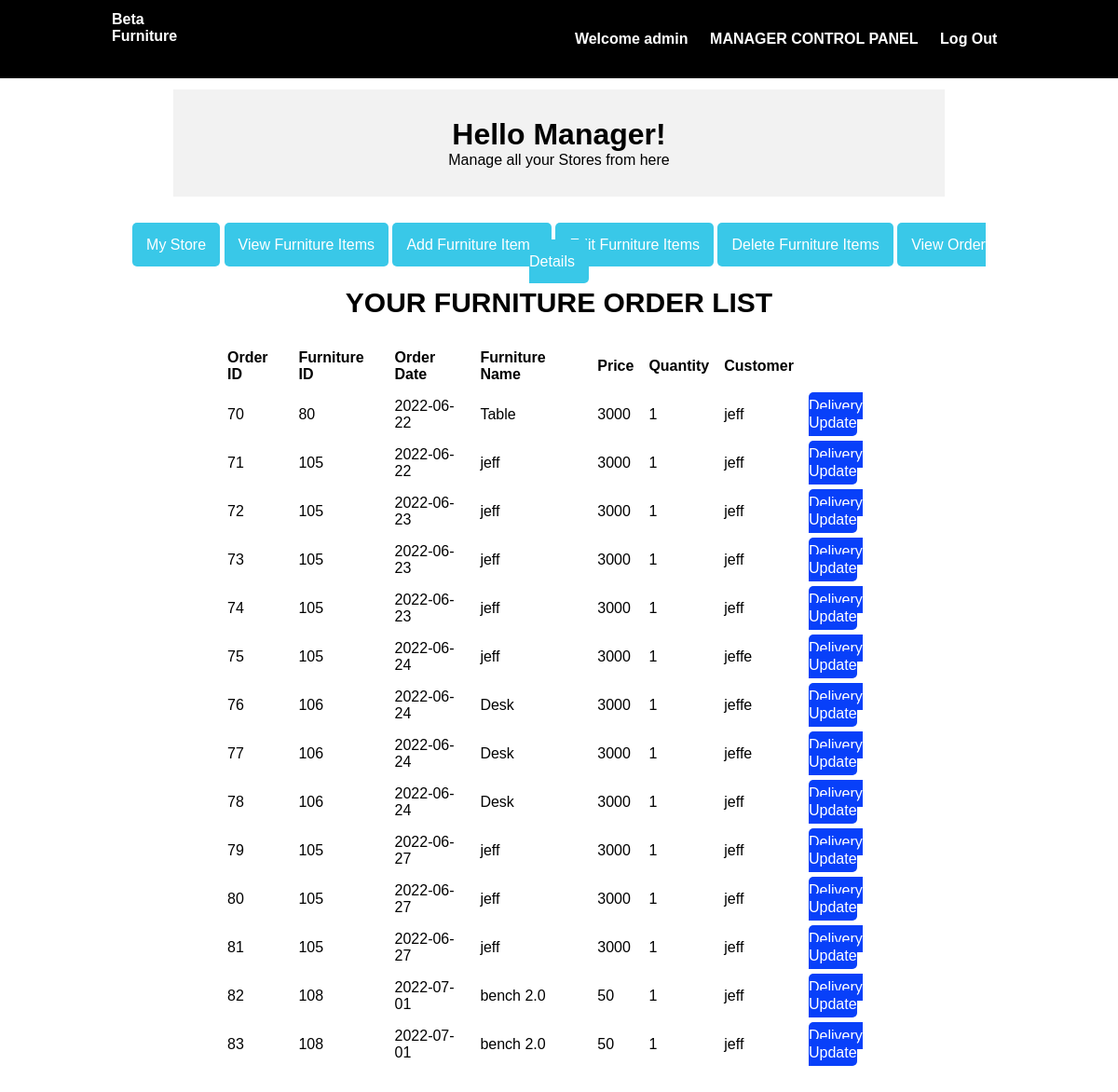
/view_order_details.php (signed in), run on the app's committed database.
### tables this page shows
CREATE TABLE `orders` (
  `order_ID` int(30) NOT NULL,
  `F_ID` int(30) NOT NULL,
  `status` varchar(100) NOT NULL,
  `name` varchar(30) NOT NULL,
  `price` int(30) NOT NULL,
  `quantity` int(30) NOT NULL,
  `order_date` date NOT NULL,
  `username` varchar(30) NOT NULL,
  `R_ID` int(30) NOT NULL
);

### view_order_details.php (the view, shortened to what this page needs)
<?php
include('session_m.php');
include 'nav.php';
?>
<div class="container">
    <div class="jumbotron">
     <h1>Hello Manager! </h1>
     <p>Manage all your Stores from here</p>
    </div>
    </div>
<div class="container">
    <div class="container">
    </div>
    	<div class="col-xs-3" style="text-align: center;">
      <div class="list-group">
    		<a href="mystore.php" class="list-group-item active  btn-info ">My Store</a>
    		<a href="view_furniture_items.php" class="list-group-item   btn-info ">View Furniture Items</a>
    		<a href="add_furniture_items.php" class="list-group-item   btn-info ">Add Furniture Items</a>
    		<a href="edit_furniture_items.php" class="list-group-item   btn-info ">Edit Furniture Items</a>
    		<a href="delete_furniture_items.php" class="list-group-item   btn-info ">Delete Furniture Items</a>
        <a href="view_order_details.php" class="list-group-item btn-info ">View Order Details</a>
    	</div>
    </div>
    <div class="col-xs-9">
      <div class="form-area" style="padding: 0px 100px 100px 100px;">
        <form action="" method="POST">
        <br style="clear: both">
          <h3 style="margin-bottom: 25px; text-align: center; font-size: 30px;"> YOUR FURNITURE ORDER LIST </h3>
<?php
$user_check=$_SESSION['login_user1'];
$sql = "SELECT * FROM orders o WHERE o.R_ID IN (SELECT r.R_ID FROM stores r WHERE r.M_ID='$user_check') ORDER BY order_date";
$result = mysqli_query($conn, $sql);
if (mysqli_num_rows($result) > 0)
{
  ?>
  <table class="table  table-striped">
    <thead class="thead-dark">
      <tr>
        <th>  </th>
        <th> Order ID </th>
        <th> Furniture ID </th>
        <th> Order Date </th>
        <th> Furniture Name </th>
        <th> Price </th>
        <th> Quantity </th>
        <th> Customer </th>
      </tr>
    </thead>
    <?PHP
      while($row = mysqli_fetch_assoc($result)){
    ?>
  <tbody>
    <tr>
      <td> <span class="glyphicon glyphicon-menu-right"></span> </td>
      <td><?php echo $row["order_ID"]; ?></td>
      <td ><?php echo $row["F_ID"]; ?></td>
      <td class="ms-auto"><?php echo $row["order_date"]; ?></td>
      <td><?php echo $row["name"]; ?></td>
      <td><?php echo $row["price"]; ?></td>
      <td><?php echo $row["quantity"]; ?></td>
      <td><?php echo $row["username"]; ?></td>
      <td><a href="delivery_status.php?update=<?php echo $row["order_ID"];?>"<button class="btn btn-primary" style="padding: 6px 0   ;">Delivery Update</button></a></td>
    </tr>
  </tbody>
  <?php } ?>
  </table>
    <br>
  <?php } else { ?>
  <h4><center>0 RESULTS</center> </h4>
  <?php } ?>
        </form>
        </div>
    </div>
</div>
<br>
<br>
<br>
<br>
  </body>
</html>

### css/styles.css (style rules this page uses)
* { margin: 0 0; padding: 0 0; font-family: Arial, Helvetica, sans-serif; }
.container { width: 80%; margin: 0 auto; padding: 1%; }
a { color: #ffffff; text-decoration: none; }
.btn { padding: 1%; border: none; font-size: 1rem; border-radius: 5px; }
.btn-primary { padding: 15px; background-color: #0840f9; color: white; cursor: pointer; }
.btn-info { padding: 15px; padding: 15px; background-color: #39c8e8; color: white; cursor: pointer; border-radius: 5px; }
h3 { font-size: 1.5rem; }
table { border-collapse: collapse; width: 100%; }
th, td { text-align: left; padding: 8px; }
.jumbotron { background-color:#f2f2f2; text-align: center; width: 80%; margin: auto; padding: 30px; }
@media only screen and (min-width:658px) { .btn-info { font-size: medium; width: 100%; margin: auto; } }
@media only screen and (min-width:658px) { .list-group { width: 100%; margin: auto; padding: 0; display: inline-block; } }

### data on the page
orders: order_ID "70", F_ID "80", order_date "2022-06-22", name "Table", price "3000", quantity "1", username "jeff"
orders: order_ID "71", F_ID "105", order_date "2022-06-22", name "jeff", price "3000", quantity "1", username "jeff"
orders: order_ID "72", F_ID "105", order_date "2022-06-23", name "jeff", price "3000", quantity "1", username "jeff"
orders: order_ID "73", F_ID "105", order_date "2022-06-23", name "jeff", price "3000", quantity "1", username "jeff"
orders: order_ID "74", F_ID "105", order_date "2022-06-23", name "jeff", price "3000", quantity "1", username "jeff"
orders: order_ID "75", F_ID "105", order_date "2022-06-24", name "jeff", price "3000", quantity "1", username "jeffe"
orders: order_ID "76", F_ID "106", order_date "2022-06-24", name "Desk", price "3000", quantity "1", username "jeffe"
orders: order_ID "77", F_ID "106", order_date "2022-06-24", name "Desk", price "3000", quantity "1", username "jeffe"
orders: order_ID "78", F_ID "106", order_date "2022-06-24", name "Desk", price "3000", quantity "1", username "jeff"
orders: order_ID "79", F_ID "105", order_date "2022-06-27", name "jeff", price "3000", quantity "1", username "jeff"
orders: order_ID "80", F_ID "105", order_date "2022-06-27", name "jeff", price "3000", quantity "1", username "jeff"
orders: order_ID "81", F_ID "105", order_date "2022-06-27", name "jeff", price "3000", quantity "1", username "jeff"
orders: order_ID "82", F_ID "108", order_date "2022-07-01", name "bench 2.0", price "50", quantity "1", username "jeff"
orders: order_ID "83", F_ID "108", order_date "2022-07-01", name "bench 2.0", price "50", quantity "1", username "jeff"

### other printed values
$_SESSION['login_user1'] "admin"
